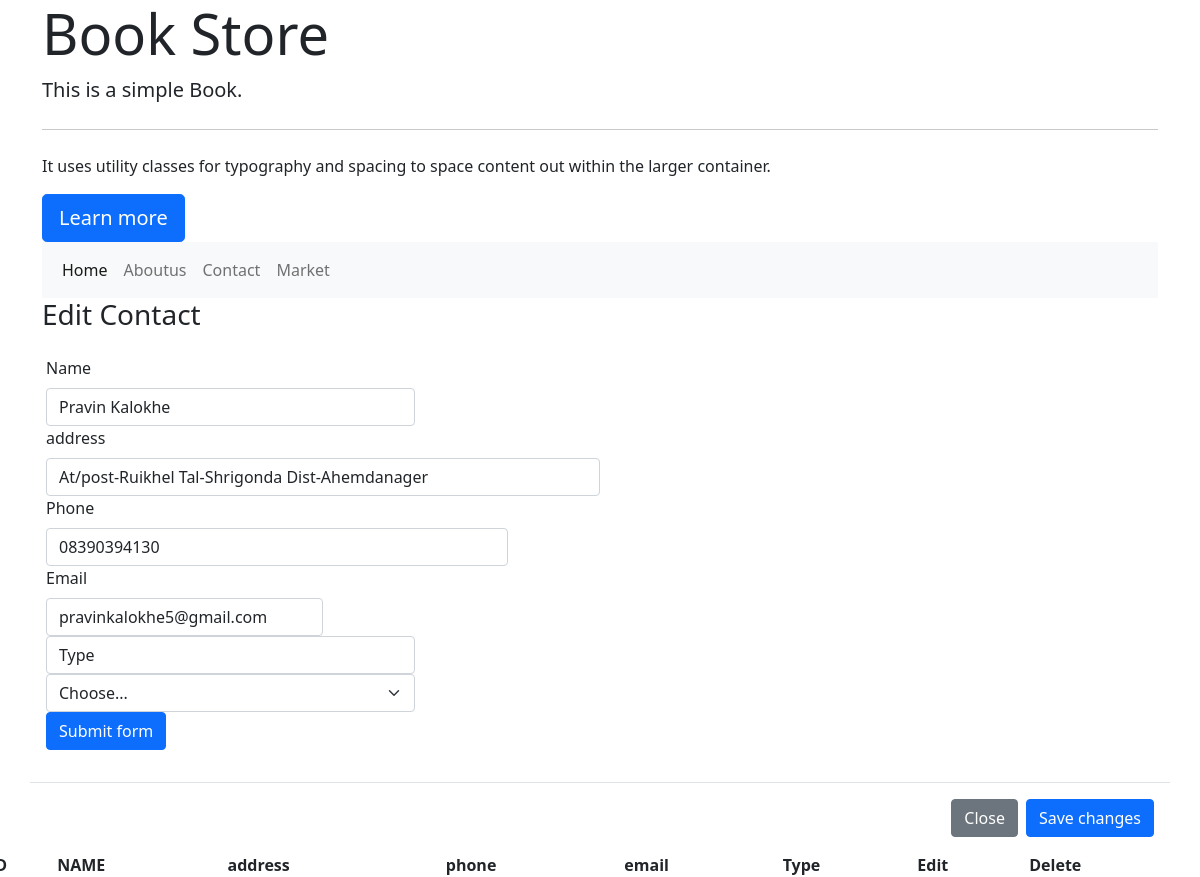
Screenshot of /edit/5 with the database file from the repository.
### books/models.py (models this page shows, shortened)
class Contact(models.Model):
    name=models.CharField(max_length=40)
    address=models.CharField(max_length=100)
    phone=models.CharField(max_length=50)
    email=models.EmailField()
    contact_type=models.CharField(max_length=20)

### books/views.py (the view)
# urls.py: path('edit/<contact_id>', views.edit,name="edit"),
def edit(request,contact_id):
    if request.method=='POST':
        contact=Contact.objects.get(pk=contact_id)
        form=SaveConatct(request.POST or None,instance=contact)
        if form.is_valid():
            form.save()
        return redirect('/')
    else:
        contact=Contact.objects.get(pk=contact_id)
        return render(request,'edit.html',{'contact':contact})

### books/templates/edit.html (shortened to what this page needs)
{% extends 'header.html' %}
{% block content %}
<h3>Edit Contact</h3>
<div class="modal-body">
    <form method="POST" >
        <div class="col-md-4">
          <label for="validationCustom01" class="form-label">Name</label>
          <input type="text" value="{{contact.name}}" class="form-control" name="name" required>
        </div>
        <div class="col-md-6">
          <label for="validationCustom03" class="form-label">address</label>
          <input type="text" value="{{contact.address}}" class="form-control" name="address" required>
        </div>
        <div class="col-md-5">
            <label for="validationCustom05" class="form-label">Phone</label>
            <input type="text" value="{{contact.phone}}" class="form-control" name="phone" required>
          </div>
        <div class="col-md-3">
          <label for="validationCustom05" class="form-label">Email</label>
          <input type="text" value="{{contact.email}}" class="form-control" name="email"  required>
        </div>
        <div class="col-md-4">
            <label for="validationCustom01" value="{{contact.contact_type}}" class="form-control"> Type</label>
            <select class="form-select" name="contact_type">
                <option selected disabled value="">Choose...</option>
              </select>
          </div>
        <div class="col-12">
          <button class="btn btn-primary" type="submit">Submit form</button>
        </div>
    </form>
</div>
<div class="modal-footer">
  <button type="button" class="btn btn-secondary" data-bs-dismiss="modal">Close</button>
  <button type="button" class="btn btn-primary">Save changes</button>
</div>
</div>
</div>
<div class="row">
<link rel="stylesheet" href="https://cdn.datatables.net/1.13.6/css/jquery.dataTables.css" />
<table id="myTable" class="display">
<thead>
    <tr>
        <th>ID</th>
        <th>NAME</th>
        <th>address</th>
        <th>phone</th>
        <th>email</th>
        <th>Type</th>
        <th>Edit</th>
        <th>Delete</th>
    </tr>
</thead>
</table>
{% endblock content %}

### rows the page displays
Contact: name "Pravin Kalokhe", address "At/post-Ruikhel Tal-Shrigonda Dist-Ahemdanager", phone "08390394130", email "pravinkalokhe5@gmail.com"
